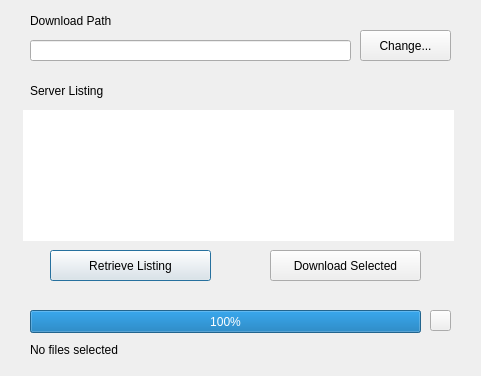
<?xml version="1.0" encoding="UTF-8"?>
<ui version="4.0">
 <class>Dialog</class>
 <widget class="QDialog" name="Dialog">
  <property name="geometry">
   <rect>
    <x>0</x>
    <y>0</y>
    <width>481</width>
    <height>376</height>
   </rect>
  </property>
  <property name="windowTitle">
   <string>Mupdate</string>
  </property>
  <widget class="QListWidget" name="list_serverListing">
   <property name="geometry">
    <rect>
     <x>23</x>
     <y>110</y>
     <width>431</width>
     <height>131</height>
    </rect>
   </property>
   <property name="autoFillBackground">
    <bool>false</bool>
   </property>
   <property name="frameShape">
    <enum>QFrame::NoFrame</enum>
   </property>
   <property name="frameShadow">
    <enum>QFrame::Plain</enum>
   </property>
   <property name="selectionMode">
    <enum>QAbstractItemView::ExtendedSelection</enum>
   </property>
   <property name="sortingEnabled">
    <bool>true</bool>
   </property>
  </widget>
  <widget class="QPushButton" name="button_retrieve">
   <property name="geometry">
    <rect>
     <x>50</x>
     <y>250</y>
     <width>161</width>
     <height>31</height>
    </rect>
   </property>
   <property name="text">
    <string>Retrieve Listing</string>
   </property>
  </widget>
  <widget class="QPushButton" name="button_download">
   <property name="geometry">
    <rect>
     <x>270</x>
     <y>250</y>
     <width>151</width>
     <height>31</height>
    </rect>
   </property>
   <property name="text">
    <string>Download Selected</string>
   </property>
  </widget>
  <widget class="QPushButton" name="button_change">
   <property name="geometry">
    <rect>
     <x>360</x>
     <y>30</y>
     <width>91</width>
     <height>31</height>
    </rect>
   </property>
   <property name="text">
    <string>Change...</string>
   </property>
  </widget>
  <widget class="QLineEdit" name="line_downloadPath">
   <property name="geometry">
    <rect>
     <x>30</x>
     <y>40</y>
     <width>321</width>
     <height>21</height>
    </rect>
   </property>
  </widget>
  <widget class="QLabel" name="label_downloadPath">
   <property name="geometry">
    <rect>
     <x>30</x>
     <y>10</y>
     <width>111</width>
     <height>21</height>
    </rect>
   </property>
   <property name="text">
    <string>Download Path</string>
   </property>
  </widget>
  <widget class="QLabel" name="label_serverListing">
   <property name="geometry">
    <rect>
     <x>30</x>
     <y>80</y>
     <width>111</width>
     <height>21</height>
    </rect>
   </property>
   <property name="text">
    <string>Server Listing</string>
   </property>
  </widget>
  <widget class="QProgressBar" name="progressBar">
   <property name="geometry">
    <rect>
     <x>30</x>
     <y>310</y>
     <width>391</width>
     <height>23</height>
    </rect>
   </property>
   <property name="value">
    <number>100</number>
   </property>
  </widget>
  <widget class="QLabel" name="label_fileProgress">
   <property name="geometry">
    <rect>
     <x>30</x>
     <y>340</y>
     <width>421</width>
     <height>21</height>
    </rect>
   </property>
   <property name="text">
    <string>&lt;html&gt;&lt;head/&gt;&lt;body&gt;&lt;p&gt;No files selected&lt;/p&gt;&lt;/body&gt;&lt;/html&gt;</string>
   </property>
  </widget>
  <widget class="QPushButton" name="button_cancel">
   <property name="geometry">
    <rect>
     <x>430</x>
     <y>310</y>
     <width>21</width>
     <height>21</height>
    </rect>
   </property>
   <property name="text">
    <string/>
   </property>
   <property name="icon">
    <iconset>
     <normaloff>x64.png</normaloff>x64.png</iconset>
   </property>
  </widget>
 </widget>
 <resources/>
 <connections/>
</ui>
